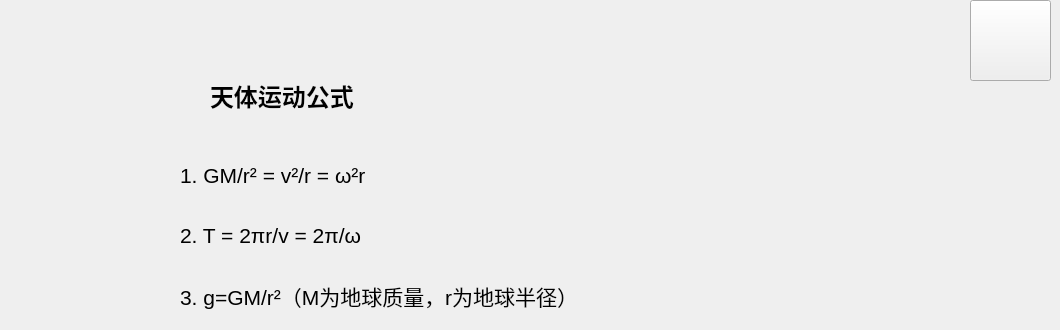
    <widget class="QWidget" name="cele1">
     <widget class="QPushButton" name="Celes_rt_2">
      <property name="geometry">
       <rect>
        <x>970</x>
        <y>0</y>
        <width>81</width>
        <height>81</height>
       </rect>
      </property>
      <property name="styleSheet">
       <string notr="true">QPushButton {
  background-image: url(D:/caculator/cal/rt.png);
}</string>
      </property>
      <property name="text">
       <string/>
      </property>
     </widget>
     <widget class="QLabel" name="label_162">
      <property name="geometry">
       <rect>
        <x>210</x>
        <y>60</y>
        <width>511</width>
        <height>71</height>
       </rect>
      </property>
      <property name="font">
       <font>
        <family>Arial</family>
        <pointsize>18</pointsize>
        <weight>75</weight>
        <bold>true</bold>
       </font>
      </property>
      <property name="text">
       <string>天体运动公式</string>
      </property>
     </widget>
     <widget class="QLabel" name="label_163">
      <property name="geometry">
       <rect>
        <x>180</x>
        <y>150</y>
        <width>661</width>
        <height>51</height>
       </rect>
      </property>
      <property name="font">
       <font>
        <family>Arial</family>
        <pointsize>16</pointsize>
       </font>
      </property>
      <property name="text">
       <string>1. GM/r² = v²/r = ω²r</string>
      </property>
     </widget>
     <widget class="QLabel" name="label_164">
      <property name="geometry">
       <rect>
        <x>180</x>
        <y>210</y>
        <width>661</width>
        <height>51</height>
       </rect>
      </property>
      <property name="font">
       <font>
        <family>Arial</family>
        <pointsize>16</pointsize>
       </font>
      </property>
      <property name="text">
       <string>2. T = 2πr/v = 2π/ω</string>
      </property>
     </widget>
     <widget class="QLabel" name="label_165">
      <property name="geometry">
       <rect>
        <x>180</x>
        <y>270</y>
        <width>661</width>
        <height>51</height>
       </rect>
      </property>
      <property name="font">
       <font>
        <family>Arial</family>
        <pointsize>16</pointsize>
       </font>
      </property>
      <property name="text">
       <string>3. g=GM/r²（M为地球质量，r为地球半径）</string>
      </property>
     </widget>
    </widget>
